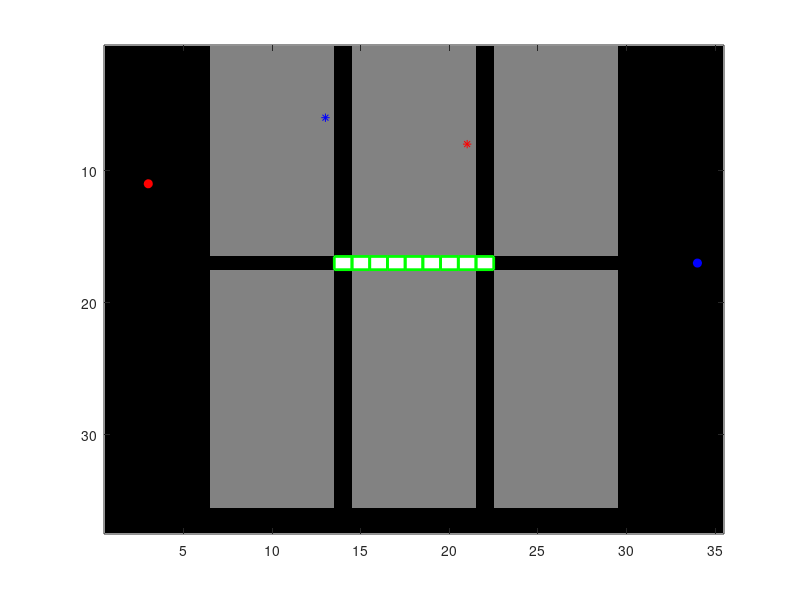

MATLAB code to generate this figure:
function astar_collision_avoidance()
    % Define the grid, 1 means obstacle, 0 means free path, 2 means collision region
grid =  [
    [0, 0, 0, 0, 0, 0, 1, 1, 1, 1, 1, 1, 1, 0, 1, 1, 1, 1, 1, 1, 1, 0, 1, 1, 1, 1, 1, 1, 1, 0, 0, 0, 0, 0, 0],
    [0, 0, 0, 0, 0, 0, 1, 1, 1, 1, 1, 1, 1, 0, 1, 1, 1, 1, 1, 1, 1, 0, 1, 1, 1, 1, 1, 1, 1, 0, 0, 0, 0, 0, 0],
    [0, 0, 0, 0, 0, 0, 1, 1, 1, 1, 1, 1, 1, 0, 1, 1, 1, 1, 1, 1, 1, 0, 1, 1, 1, 1, 1, 1, 1, 0, 0, 0, 0, 0, 0],
    [0, 0, 0, 0, 0, 0, 1, 1, 1, 1, 1, 1, 1, 0, 1, 1, 1, 1, 1, 1, 1, 0, 1, 1, 1, 1, 1, 1, 1, 0, 0, 0, 0, 0, 0],
    [0, 0, 0, 0, 0, 0, 1, 1, 1, 1, 1, 1, 1, 0, 1, 1, 1, 1, 1, 1, 1, 0, 1, 1, 1, 1, 1, 1, 1, 0, 0, 0, 0, 0, 0],
    [0, 0, 0, 0, 0, 0, 1, 1, 1, 1, 1, 1, 1, 0, 1, 1, 1, 1, 1, 1, 1, 0, 1, 1, 1, 1, 1, 1, 1, 0, 0, 0, 0, 0, 0],
    [0, 0, 0, 0, 0, 0, 1, 1, 1, 1, 1, 1, 1, 0, 1, 1, 1, 1, 1, 1, 1, 0, 1, 1, 1, 1, 1, 1, 1, 0, 0, 0, 0, 0, 0],
    [0, 0, 0, 0, 0, 0, 1, 1, 1, 1, 1, 1, 1, 0, 1, 1, 1, 1, 1, 1, 1, 0, 1, 1, 1, 1, 1, 1, 1, 0, 0, 0, 0, 0, 0],
    [0, 0, 0, 0, 0, 0, 1, 1, 1, 1, 1, 1, 1, 0, 1, 1, 1, 1, 1, 1, 1, 0, 1, 1, 1, 1, 1, 1, 1, 0, 0, 0, 0, 0, 0],
    [0, 0, 0, 0, 0, 0, 1, 1, 1, 1, 1, 1, 1, 0, 1, 1, 1, 1, 1, 1, 1, 0, 1, 1, 1, 1, 1, 1, 1, 0, 0, 0, 0, 0, 0],
    [0, 0, 0, 0, 0, 0, 1, 1, 1, 1, 1, 1, 1, 0, 1, 1, 1, 1, 1, 1, 1, 0, 1, 1, 1, 1, 1, 1, 1, 0, 0, 0, 0, 0, 0],
    [0, 0, 0, 0, 0, 0, 1, 1, 1, 1, 1, 1, 1, 0, 1, 1, 1, 1, 1, 1, 1, 0, 1, 1, 1, 1, 1, 1, 1, 0, 0, 0, 0, 0, 0],
    [0, 0, 0, 0, 0, 0, 1, 1, 1, 1, 1, 1, 1, 0, 1, 1, 1, 1, 1, 1, 1, 0, 1, 1, 1, 1, 1, 1, 1, 0, 0, 0, 0, 0, 0],
    [0, 0, 0, 0, 0, 0, 1, 1, 1, 1, 1, 1, 1, 0, 1, 1, 1, 1, 1, 1, 1, 0, 1, 1, 1, 1, 1, 1, 1, 0, 0, 0, 0, 0, 0],
    [0, 0, 0, 0, 0, 0, 1, 1, 1, 1, 1, 1, 1, 0, 1, 1, 1, 1, 1, 1, 1, 0, 1, 1, 1, 1, 1, 1, 1, 0, 0, 0, 0, 0, 0],
    [0, 0, 0, 0, 0, 0, 1, 1, 1, 1, 1, 1, 1, 0, 1, 1, 1, 1, 1, 1, 1, 0, 1, 1, 1, 1, 1, 1, 1, 0, 0, 0, 0, 0, 0],

    [0, 0, 0, 0, 0, 0, 0, 0, 0, 0, 0, 0, 0, 2, 2, 2, 2, 2, 2, 2, 2, 2, 0, 0, 0, 0, 0, 0, 0, 0, 0, 0, 0, 0, 0],

    [0, 0, 0, 0, 0, 0, 1, 1, 1, 1, 1, 1, 1, 0, 1, 1, 1, 1, 1, 1, 1, 0, 1, 1, 1, 1, 1, 1, 1, 0, 0, 0, 0, 0, 0],
    [0, 0, 0, 0, 0, 0, 1, 1, 1, 1, 1, 1, 1, 0, 1, 1, 1, 1, 1, 1, 1, 0, 1, 1, 1, 1, 1, 1, 1, 0, 0, 0, 0, 0, 0],
    [0, 0, 0, 0, 0, 0, 1, 1, 1, 1, 1, 1, 1, 0, 1, 1, 1, 1, 1, 1, 1, 0, 1, 1, 1, 1, 1, 1, 1, 0, 0, 0, 0, 0, 0],
    [0, 0, 0, 0, 0, 0, 1, 1, 1, 1, 1, 1, 1, 0, 1, 1, 1, 1, 1, 1, 1, 0, 1, 1, 1, 1, 1, 1, 1, 0, 0, 0, 0, 0, 0],
    [0, 0, 0, 0, 0, 0, 1, 1, 1, 1, 1, 1, 1, 0, 1, 1, 1, 1, 1, 1, 1, 0, 1, 1, 1, 1, 1, 1, 1, 0, 0, 0, 0, 0, 0],
    [0, 0, 0, 0, 0, 0, 1, 1, 1, 1, 1, 1, 1, 0, 1, 1, 1, 1, 1, 1, 1, 0, 1, 1, 1, 1, 1, 1, 1, 0, 0, 0, 0, 0, 0],
    [0, 0, 0, 0, 0, 0, 1, 1, 1, 1, 1, 1, 1, 0, 1, 1, 1, 1, 1, 1, 1, 0, 1, 1, 1, 1, 1, 1, 1, 0, 0, 0, 0, 0, 0],
    [0, 0, 0, 0, 0, 0, 1, 1, 1, 1, 1, 1, 1, 0, 1, 1, 1, 1, 1, 1, 1, 0, 1, 1, 1, 1, 1, 1, 1, 0, 0, 0, 0, 0, 0],
    [0, 0, 0, 0, 0, 0, 1, 1, 1, 1, 1, 1, 1, 0, 1, 1, 1, 1, 1, 1, 1, 0, 1, 1, 1, 1, 1, 1, 1, 0, 0, 0, 0, 0, 0],
    [0, 0, 0, 0, 0, 0, 1, 1, 1, 1, 1, 1, 1, 0, 1, 1, 1, 1, 1, 1, 1, 0, 1, 1, 1, 1, 1, 1, 1, 0, 0, 0, 0, 0, 0],
    [0, 0, 0, 0, 0, 0, 1, 1, 1, 1, 1, 1, 1, 0, 1, 1, 1, 1, 1, 1, 1, 0, 1, 1, 1, 1, 1, 1, 1, 0, 0, 0, 0, 0, 0],
    [0, 0, 0, 0, 0, 0, 1, 1, 1, 1, 1, 1, 1, 0, 1, 1, 1, 1, 1, 1, 1, 0, 1, 1, 1, 1, 1, 1, 1, 0, 0, 0, 0, 0, 0],
    [0, 0, 0, 0, 0, 0, 1, 1, 1, 1, 1, 1, 1, 0, 1, 1, 1, 1, 1, 1, 1, 0, 1, 1, 1, 1, 1, 1, 1, 0, 0, 0, 0, 0, 0],
    [0, 0, 0, 0, 0, 0, 1, 1, 1, 1, 1, 1, 1, 0, 1, 1, 1, 1, 1, 1, 1, 0, 1, 1, 1, 1, 1, 1, 1, 0, 0, 0, 0, 0, 0],
    [0, 0, 0, 0, 0, 0, 1, 1, 1, 1, 1, 1, 1, 0, 1, 1, 1, 1, 1, 1, 1, 0, 1, 1, 1, 1, 1, 1, 1, 0, 0, 0, 0, 0, 0],
    [0, 0, 0, 0, 0, 0, 1, 1, 1, 1, 1, 1, 1, 0, 1, 1, 1, 1, 1, 1, 1, 0, 1, 1, 1, 1, 1, 1, 1, 0, 0, 0, 0, 0, 0],
    [0, 0, 0, 0, 0, 0, 1, 1, 1, 1, 1, 1, 1, 0, 1, 1, 1, 1, 1, 1, 1, 0, 1, 1, 1, 1, 1, 1, 1, 0, 0, 0, 0, 0, 0],
    [0, 0, 0, 0, 0, 0, 1, 1, 1, 1, 1, 1, 1, 0, 1, 1, 1, 1, 1, 1, 1, 0, 1, 1, 1, 1, 1, 1, 1, 0, 0, 0, 0, 0, 0],

    [0, 0, 0, 0, 0, 0, 0, 0, 0, 0, 0, 0, 0, 0, 0, 0, 0, 0, 0, 0, 0, 0, 0, 0, 0, 0, 0, 0, 0, 0, 0, 0, 0, 0, 0],
    [0, 0, 0, 0, 0, 0, 0, 0, 0, 0, 0, 0, 0, 0, 0, 0, 0, 0, 0, 0, 0, 0, 0, 0, 0, 0, 0, 0, 0, 0, 0, 0, 0, 0, 0],
];

    % Define the starting and goal points for the two robots
    start1 = [11, 3];
    goal1 = [8, 22];
    start2 = [17, 34];
    goal2 = [6, 14];

    item1 = [8, 21];
    item2 = [6, 13];


    % Initialize the figure for animation
    figure;
    imagesc(grid);
    colormap(gray);
    hold on;
    robot1_plot = plot(start1(2), start1(1), 'ro', 'MarkerFaceColor', 'r');
    robot2_plot = plot(start2(2), start2(1), 'bo', 'MarkerFaceColor', 'b');

    item1_plot = plot(item1(2), item1(1), 'r*', 'MarkerFaceColor', 'r');
    item2_plot = plot(item2(2), item2(1), 'b*', 'MarkerFaceColor', 'b');


    % Plot the collision region
    [collision_rows, collision_cols] = find(grid == 2);
    for k = 1:length(collision_rows)
        rectangle('Position', [collision_cols(k)-0.5, collision_rows(k)-0.5, 1, 1], ...
                  'EdgeColor', 'g', 'LineWidth', 2);
    end

    % Find paths for both robots using A* algorithm
    path1_to_goal = astar(grid, start1, goal1);
    path2_to_goal = astar(grid, start2, goal2);

    % Robots' paths from goal back to start
    path1_to_start = astar(grid, goal1, start1);
    path2_to_start = astar(grid, goal2, start2);

    % Combine paths to form round trips
    path1 = [path1_to_goal; path1_to_start];
    path2 = [path2_to_goal; path2_to_start];

    % Handle collision region
    [final_path1, final_path2] = handle_collision(path1, path2, grid, robot1_plot, robot2_plot);

    % Display the final paths
    disp('Robot 1 Path:');
    disp(final_path1);
    disp('Robot 2 Path:');
    disp(final_path2);
end


function path = astar(grid, start, goal)
    % Implement the A* algorithm to find the shortest path from start to goal

    % Initialize the open and closed lists
    open_list = start;
    closed_list = [];
    
    % Initialize the g, h, and f scores
    g_score = Inf(size(grid));
    g_score(start(1), start(2)) = 0;
    h_score = heuristic(start, goal);
    f_score = Inf(size(grid));
    f_score(start(1), start(2)) = h_score;

    % Initialize the came_from map
    came_from = cell(size(grid));
    
    path = [];
    while ~isempty(open_list)
        % Find the node with the lowest f_score
        [~, idx] = min(f_score(sub2ind(size(f_score), open_list(:, 1), open_list(:, 2))));
        current = open_list(idx, :);
        
        % If the goal is reached, reconstruct the path
        if isequal(current, goal)
            path = reconstruct_path(came_from, current);
            return;
        end
        
        % Move current node from open to closed list
        open_list(idx, :) = [];
        closed_list = [closed_list; current];
        
        % Get the neighbors of the current node
        neighbors = get_neighbors(current, size(grid));
        
        for i = 1:size(neighbors, 1)
            neighbor = neighbors(i, :);
            
            % Ignore the neighbor if it's in the closed list or an obstacle
            if ismember(neighbor, closed_list, 'rows') || grid(neighbor(1), neighbor(2)) == 1
                continue;
            end
            
            % Tentative g score
            tentative_g_score = g_score(current(1), current(2)) + 1;
            
            % If the neighbor is not in the open list, add it
            if ~ismember(neighbor, open_list, 'rows')
                open_list = [open_list; neighbor];
            elseif tentative_g_score >= g_score(neighbor(1), neighbor(2))
                continue;
            end
            
            % Update the scores and came_from map
            came_from{neighbor(1), neighbor(2)} = current;
            g_score(neighbor(1), neighbor(2)) = tentative_g_score;
            h_score = heuristic(neighbor, goal);
            f_score(neighbor(1), neighbor(2)) = g_score(neighbor(1), neighbor(2)) + h_score;
        end
    end
    
    error('No path found');
end

function h = heuristic(node, goal)
    % Heuristic function for A* (Manhattan distance)
    h = abs(node(1) - goal(1)) + abs(node(2) - goal(2));
end

function neighbors = get_neighbors(node, grid_size)
    % Get the neighbors of a node (4-connectivity)
    neighbors = [];
    for d = [-1 0; 1 0; 0 -1; 0 1]'
        neighbor = node + d';
        if all(neighbor > 0 & neighbor <= grid_size)
            neighbors = [neighbors; neighbor];
        end
    end
end

function path = reconstruct_path(came_from, current)
    % Reconstruct the path from the came_from map
    path = current;
    while ~isempty(came_from{current(1), current(2)})
        current = came_from{current(1), current(2)};
        path = [current; path];
    end
end



function [final_path1, final_path2] = handle_collision(path1, path2, grid, robot1_plot, robot2_plot)
    % Handle collision in the defined region by making one robot wait
    final_path1 = [];
    final_path2 = [];
    i = 1;
    j = 1;
    
    while i <= size(path1, 1) || j <= size(path2, 1) 
        % Determine if robots are in the collision region
        if i <= size(path1, 1)
            robot1_in_collision_region = is_in_collision_region(path1(i, :), grid);
        else
            robot1_in_collision_region = false;
        end

        if j <= size(path2, 1)
            robot2_in_collision_region = is_in_collision_region(path2(j, :), grid);
        else
            robot2_in_collision_region = false;
        end

        
        % Move both robots simultaneously if no collision
        if ~robot1_in_collision_region && ~robot2_in_collision_region
            if i <= size(path1, 1)
                set(robot1_plot, 'XData', path1(i, 2), 'YData', path1(i, 1));
                final_path1 = [final_path1; path1(i, :)];
                i = i + 1;
            end
            if j <= size(path2, 1)
                set(robot2_plot, 'XData', path2(j, 2), 'YData', path2(j, 1));
                final_path2 = [final_path2; path2(j, :)];
                j = j + 1;
            end

        % Robot 1 is in collision region, Robot 2 keeps moving if its next step is not in the collision region
        elseif robot1_in_collision_region && ~robot2_in_collision_region       
            if i <= size(path1, 1)
                set(robot1_plot, 'XData', path1(i, 2), 'YData', path1(i, 1));
                final_path1 = [final_path1; path1(i, :)];
                i = i + 1;
            end
            % Robot 2 adds the same position to wait
            if j < size(path2, 1) && ~is_in_collision_region(path2(j + 1, :), grid)
                set(robot2_plot, 'XData', path2(j, 2), 'YData', path2(j, 1));
                final_path2 = [final_path2; path2(j, :)];
                j = j + 1;
            elseif j <= size(path2, 1)
                set(robot2_plot, 'XData', path2(j, 2), 'YData', path2(j, 1));
                if isempty(final_path2)
                    final_path2 = [final_path2; path2(j, :)];
                else
                    final_path2 = [final_path2; final_path2(end, :)];
                end
            end

        % Robot 2 is in collision region, Robot 1 keeps moving if its next step is not in the collision region
        elseif robot2_in_collision_region && ~robot1_in_collision_region
            if j <= size(path2, 1)
                set(robot2_plot, 'XData', path2(j, 2), 'YData', path2(j, 1));
                final_path2 = [final_path2; path2(j, :)];
                j = j + 1;
            end
            % Robot 1 adds the same position to wait
            if i < size(path1, 1) && ~is_in_collision_region(path1(i + 1, :), grid)
                set(robot1_plot, 'XData', path1(i, 2), 'YData', path1(i, 1));
                final_path1 = [final_path1; path1(i, :)];
                i = i + 1;

            elseif i <= size(path1, 1)
                set(robot1_plot, 'XData', path1(i, 2), 'YData', path1(i, 1));
                if isempty(final_path1)
                    final_path1 = [final_path1; path1(i, :)];
                else
                    final_path1 = [final_path1; final_path1(end, :)];
                end
            end

        % Both robots are about to enter the collision region at the same time
        elseif robot1_in_collision_region && robot2_in_collision_region
            if j < size(path2, 1) && ~is_in_collision_region(path2(j + 1, :), grid)
                set(robot2_plot, 'XData', path2(j, 2), 'YData', path2(j, 1));
                final_path2 = [final_path2; path2(j, :)];
                j = j + 1;
            elseif i < size(path1, 1) && ~is_in_collision_region(path1(i + 1, :), grid)
                set(robot1_plot, 'XData', path1(i, 2), 'YData', path1(i, 1));
                final_path1 = [final_path1; path1(i, :)];
                i = i + 1;
            end
        end
        
        % Update the plot
        drawnow;
        pause(0.5); % Adjust the pause duration as needed
    end
end


function in_region = is_in_collision_region(position, grid)
    % Check if the given position is within the collision region
    in_region = grid(position(1), position(2)) == 2;
end



astar_collision_avoidance()
